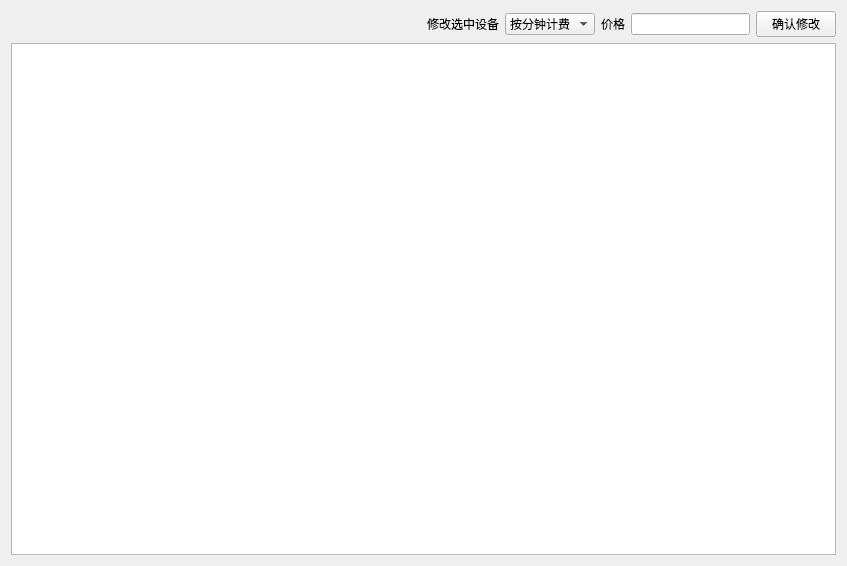
<?xml version="1.0" encoding="UTF-8"?>
<ui version="4.0">
 <class>deviceprice_manager</class>
 <widget class="QWidget" name="deviceprice_manager">
  <property name="geometry">
   <rect>
    <x>0</x>
    <y>0</y>
    <width>847</width>
    <height>566</height>
   </rect>
  </property>
  <property name="windowTitle">
   <string>Form</string>
  </property>
  <layout class="QGridLayout" name="gridLayout">
   <item row="0" column="0">
    <spacer name="horizontalSpacer">
     <property name="orientation">
      <enum>Qt::Horizontal</enum>
     </property>
     <property name="sizeHint" stdset="0">
      <size>
       <width>296</width>
       <height>20</height>
      </size>
     </property>
    </spacer>
   </item>
   <item row="0" column="1">
    <layout class="QHBoxLayout" name="horizontalLayout">
     <item>
      <widget class="QLabel" name="label">
       <property name="text">
        <string>修改选中设备</string>
       </property>
      </widget>
     </item>
     <item>
      <widget class="QComboBox" name="comboBox">
       <item>
        <property name="text">
         <string>按分钟计费</string>
        </property>
       </item>
       <item>
        <property name="text">
         <string>按小时计费</string>
        </property>
       </item>
       <item>
        <property name="text">
         <string>按天计费</string>
        </property>
       </item>
      </widget>
     </item>
     <item>
      <widget class="QLabel" name="label_2">
       <property name="text">
        <string>价格</string>
       </property>
      </widget>
     </item>
     <item>
      <widget class="QLineEdit" name="newPriceLineEdit"/>
     </item>
     <item>
      <widget class="QPushButton" name="pushButton">
       <property name="text">
        <string>确认修改</string>
       </property>
      </widget>
     </item>
    </layout>
   </item>
   <item row="1" column="0" colspan="2">
    <widget class="QTableWidget" name="tableWidget"/>
   </item>
  </layout>
 </widget>
 <resources/>
 <connections/>
</ui>
